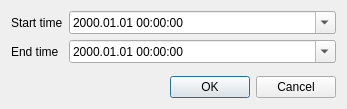
<?xml version="1.0" encoding="UTF-8"?>
<ui version="4.0">
 <class>TaskTimeEditDialog</class>
 <widget class="QDialog" name="TaskTimeEditDialog">
  <property name="geometry">
   <rect>
    <x>0</x>
    <y>0</y>
    <width>347</width>
    <height>109</height>
   </rect>
  </property>
  <property name="windowTitle">
   <string>Dialog</string>
  </property>
  <layout class="QVBoxLayout" name="verticalLayout">
   <item>
    <layout class="QGridLayout" name="gridLayout">
     <item row="0" column="0">
      <widget class="QLabel" name="startTime_label">
       <property name="text">
        <string>Start time</string>
       </property>
      </widget>
     </item>
     <item row="1" column="0">
      <widget class="QLabel" name="endTime_label">
       <property name="text">
        <string>End time</string>
       </property>
      </widget>
     </item>
     <item row="0" column="1">
      <widget class="QDateTimeEdit" name="startTime_dateTimeEdit">
       <property name="sizePolicy">
        <sizepolicy hsizetype="Expanding" vsizetype="Fixed">
         <horstretch>0</horstretch>
         <verstretch>0</verstretch>
        </sizepolicy>
       </property>
       <property name="displayFormat">
        <string>yyyy.MM.dd HH:mm:ss</string>
       </property>
       <property name="calendarPopup">
        <bool>true</bool>
       </property>
      </widget>
     </item>
     <item row="1" column="1">
      <widget class="QDateTimeEdit" name="endTime_dateTimeEdit">
       <property name="displayFormat">
        <string>yyyy.MM.dd HH:mm:ss</string>
       </property>
       <property name="calendarPopup">
        <bool>true</bool>
       </property>
      </widget>
     </item>
    </layout>
   </item>
   <item>
    <spacer name="verticalSpacer">
     <property name="orientation">
      <enum>Qt::Vertical</enum>
     </property>
     <property name="sizeHint" stdset="0">
      <size>
       <width>20</width>
       <height>2</height>
      </size>
     </property>
    </spacer>
   </item>
   <item>
    <widget class="QDialogButtonBox" name="buttonBox">
     <property name="orientation">
      <enum>Qt::Horizontal</enum>
     </property>
     <property name="standardButtons">
      <set>QDialogButtonBox::Cancel|QDialogButtonBox::Ok</set>
     </property>
    </widget>
   </item>
  </layout>
 </widget>
 <resources/>
 <connections>
  <connection>
   <sender>buttonBox</sender>
   <signal>accepted()</signal>
   <receiver>TaskTimeEditDialog</receiver>
   <slot>accept()</slot>
   <hints>
    <hint type="sourcelabel">
     <x>248</x>
     <y>254</y>
    </hint>
    <hint type="destinationlabel">
     <x>157</x>
     <y>274</y>
    </hint>
   </hints>
  </connection>
  <connection>
   <sender>buttonBox</sender>
   <signal>rejected()</signal>
   <receiver>TaskTimeEditDialog</receiver>
   <slot>reject()</slot>
   <hints>
    <hint type="sourcelabel">
     <x>316</x>
     <y>260</y>
    </hint>
    <hint type="destinationlabel">
     <x>286</x>
     <y>274</y>
    </hint>
   </hints>
  </connection>
 </connections>
</ui>
